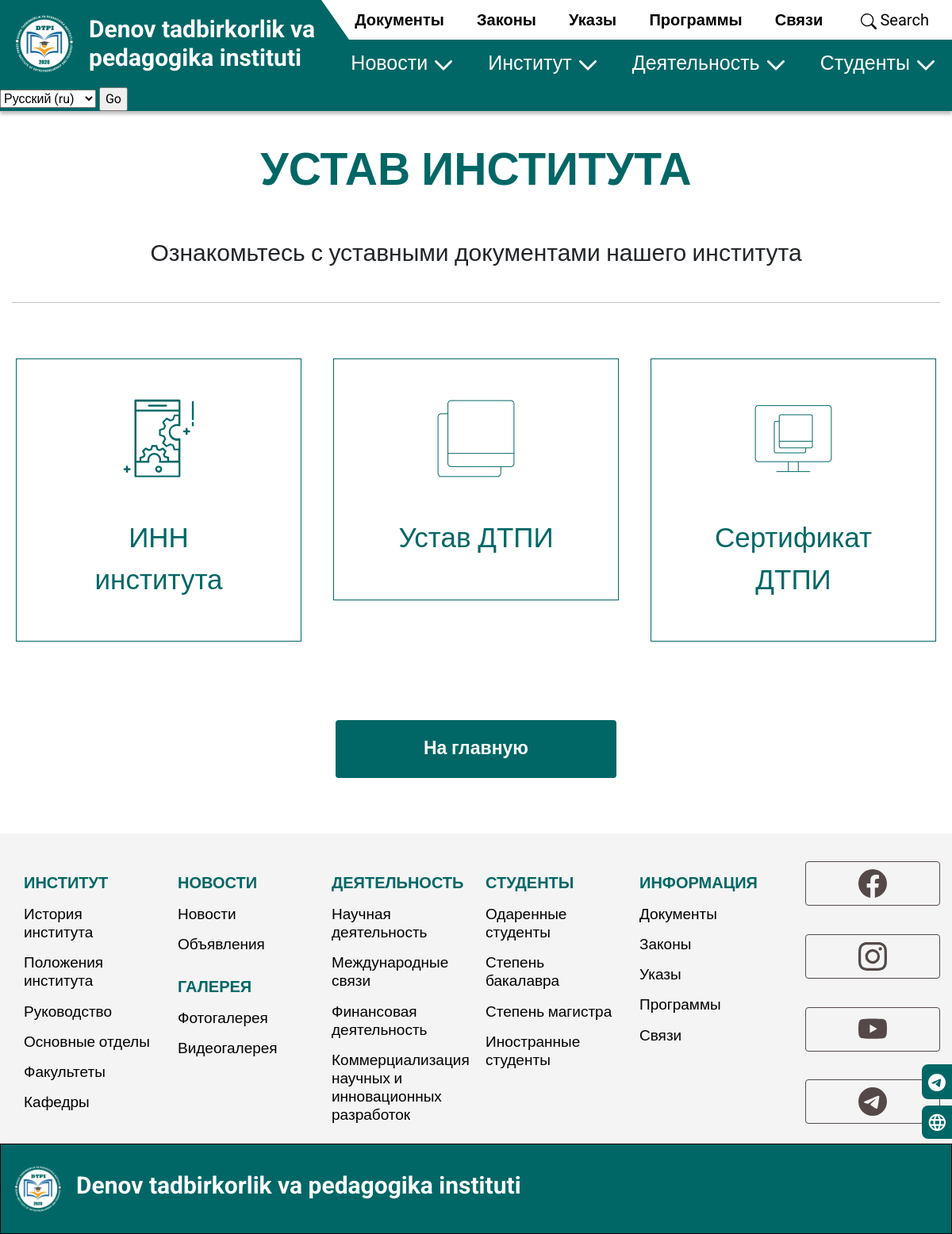
The app's page /ru/regulations/ with its own data.
### main/models.py (models this page shows)
class Regulations(models.Model):
    title = models.CharField(max_length=255, verbose_name="Заголовок")
    icon = models.ImageField(upload_to='pages/', verbose_name="иконка")
    file = models.FileField(upload_to='files/', verbose_name="файл")
    class Meta:
        verbose_name = 'устав'
        verbose_name_plural = 'Уставы'

### main/views.py (the view)
# urls.py: path('regulations/', regulations, name='regulations'),
def regulations(request):
    content = Regulations.objects.all()
    return render(request, 'regulations.html', {'content': content})

### templates/regulations.html (shortened to what this page needs)
{% extends 'base.html' %} {% load static %}
{% block content %}
    <section class="section-regulations" id="top">
        <section class="section-sections">
            <div class="container-xl">
                <h2 class="text-center title">УСТАВ ИНСТИТУТА</h2>
                <div class="descr">
                    Ознакомьтесь с уставными документами нашего института
                </div>
                <div class="content">
                    <nav>
                        <div class="nav nav-tabs sections row row-cols-3  " id="nav-tab" role="tablist">
                            {% for c in content %}
                                <a class="nav-link " target="_blank" href="{{ c.file.url }}">
                                    <div class="box d-flex flex-column align-items-center">
                                        <img src="{{ c.icon.url }}" class="img-fluid" alt="">
                                        <div class="title ">
                                            {{ c.title }}
                                        </div>
                                    </div>
                                </a>
                            {% endfor %}
                        </div>
                    </nav>
                    <div class="text-center">
                        <a href="{% url 'home' %}" class="btn">На главную</a>
                    </div>
                </div>
            </div>
        </section>
    </section>
{% endblock %}

### main/static/css/base.css (style rules this page uses)
body { font-family: 'Roboto', sans-serif; overflow-x: hidden; min-height: 100vh; display: -webkit-box; display: -ms-flexbox; display: flex; -webkit-box-orient: vertical; -webkit-box-direction: normal; -ms-flex-direction: column; flex-direction: column; -webkit-box-pack: justify; -ms-flex-pack: justify; justify-content: space-between; }
html { scroll-behavior: smooth !important; overflow-x: hidden; }
h2, .h2 { font-size: 57px; font-weight: 700; }
.section-regulations { padding-top: 110px; }
.section-regulations .section-sections { padding-top: 70px; padding-bottom: 70px; -webkit-box-shadow: 0px 4px 4px rgba(0, 0, 0, 0.25); box-shadow: 0px 4px 4px rgba(0, 0, 0, 0.25); }
.section-regulations .section-sections h2 { color: #006766; }
.section-regulations .section-sections .descr { text-align: center; padding: 40px 0; font-size: 30px; border-bottom: 1px silver solid; }
.section-regulations .section-sections .content .sections { border: 0; padding-top: 50px; padding-bottom: 70px; display: -webkit-box; display: -ms-flexbox; display: flex; }
.section-regulations .section-sections .content .sections .nav-link { padding: 20px; border: 0; -webkit-transition: all .7s ease 0s; transition: all .7s ease 0s; }
.section-regulations .section-sections .content .sections .nav-link .box { padding: 50px 60px; position: relative; color: #006766; border: 1px solid #006766; width: 100%; }
.section-regulations .section-sections .content .sections .nav-link .box .title { font-size: 35px; color: #006766; text-align: center; margin-top: 50px; }
.section-regulations .section-sections .btn { color: white; background: #006766; padding: 18px 110px; font-size: 23px; font-weight: 700; margin-top: 10px; text-decoration: none; }

### records on screen
Regulations: icon (picture), title "ИНН института"
Regulations: icon (picture), title "Устав ДТПИ"
Regulations: icon (picture), title "Сертификат ДТПИ"

### other values on screen
form field language "Русский (ru)"
